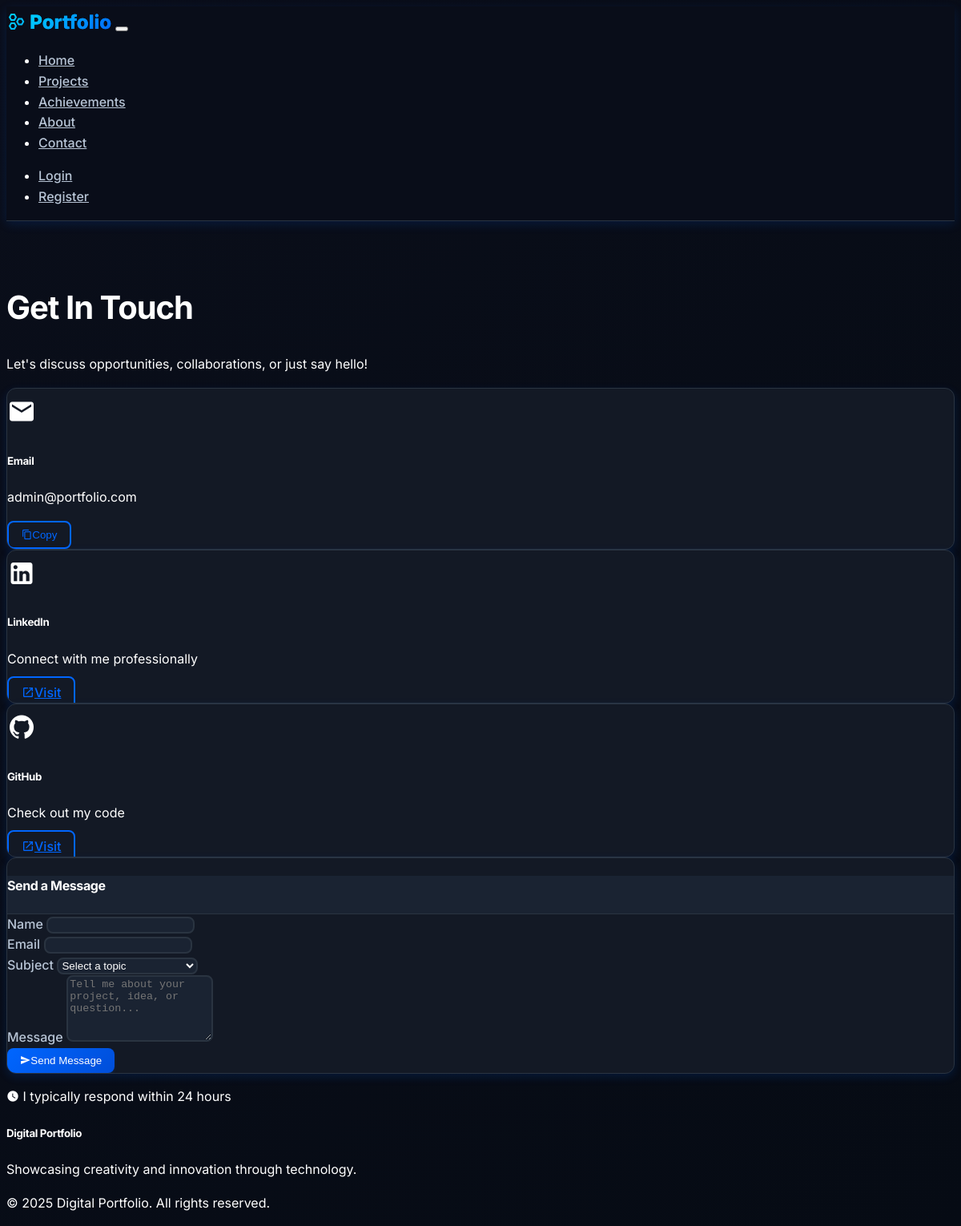
/contact, run on an earlier commit of the app's database.
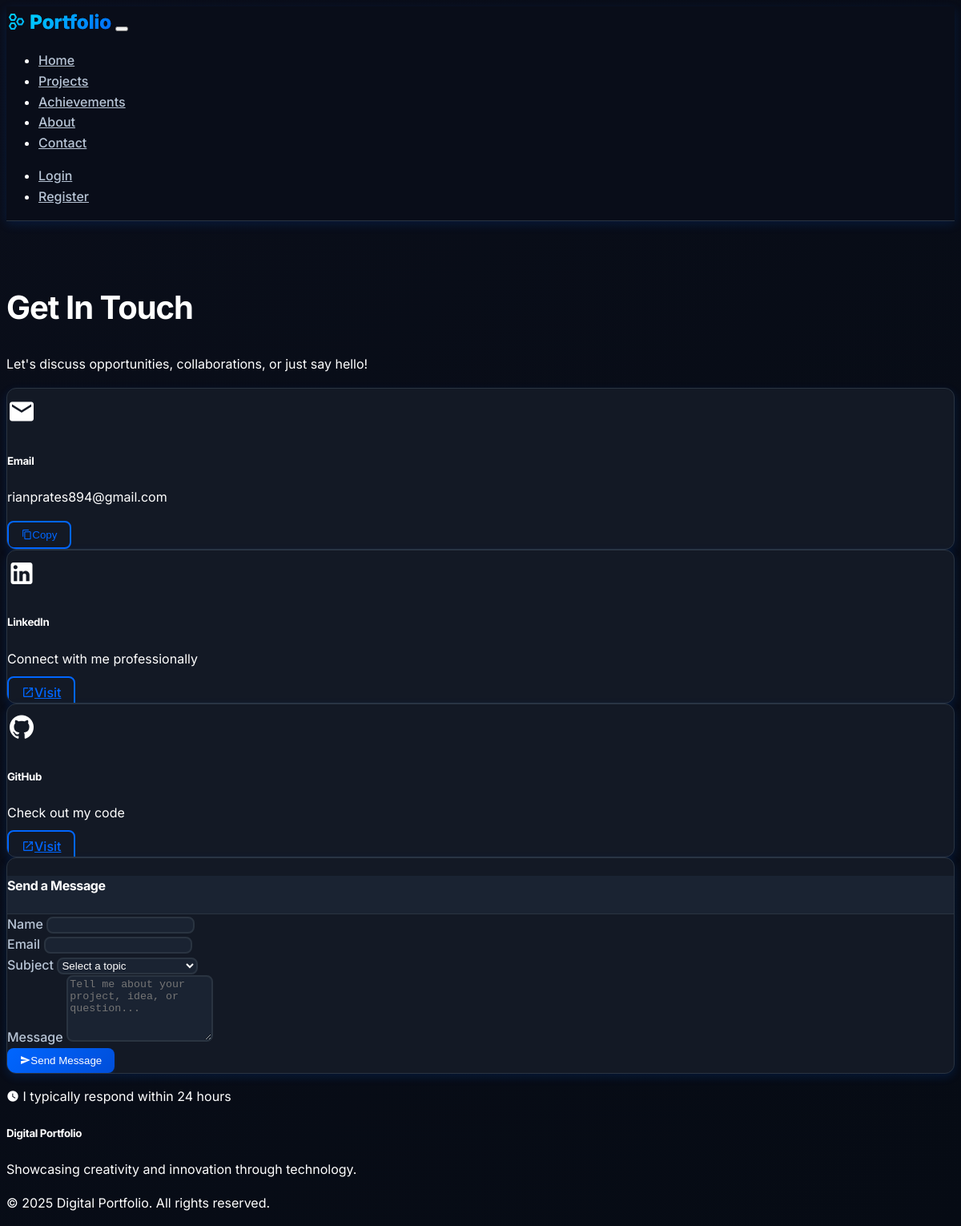
And on a later commit of the database.
### models.py (models this page shows)
class User(UserMixin, db.Model):
    id = db.Column(db.Integer, primary_key=True)
    username = db.Column(db.String(64), unique=True, nullable=False)
    email = db.Column(db.String(120), unique=True, nullable=False)
    password_hash = db.Column(db.String(256), nullable=False)
    full_name = db.Column(db.String(100))
    bio = db.Column(Text)
    profile_image = db.Column(db.String(200))
    linkedin_url = db.Column(db.String(300))
    github_url = db.Column(db.String(300))
    is_owner = db.Column(db.Boolean, default=False)
    created_at = db.Column(db.DateTime, default=datetime.utcnow)
    comments = db.relationship('Comment', backref='author', lazy=True)
    likes = db.relationship('Like', backref='user', lazy=True)

### routes/public.py (the view)
@public_bp.route('/contact')
def contact():
    owner = User.query.filter_by(is_owner=True).first()
    return render_template('contact.html', owner=owner)

### templates/contact.html (shortened to what this page needs)
{% extends "base.html" %}
{% block content %}
<div class="container py-5">
    <div class="row">
        <div class="col-lg-8 mx-auto">
            <div class="text-center mb-5">
                <h1 class="fw-bold">Get In Touch</h1>
                <p class="lead text-muted">Let's discuss opportunities, collaborations, or just say hello!</p>
            </div>
            <div class="row mb-5">
                <div class="col-md-4 mb-4">
                    <div class="card text-center h-100">
                        <div class="card-body">
                            <i class="mdi mdi-email mdi-36px text-primary mb-3"></i>
                            <h5 class="card-title">Email</h5>
                            {% if owner %}
                            <p class="card-text">{{ owner.email }}</p>
                            <button class="btn btn-outline-primary btn-sm" onclick="copyToClipboard('{{ owner.email }}')">
                                <i class="mdi mdi-content-copy me-1"></i>Copy
                            </button>
                            {% else %}
                            <p class="card-text">admin@portfolio.com</p>
                            {% endif %}
                        </div>
                    </div>
                </div>
                <div class="col-md-4 mb-4">
                    <div class="card text-center h-100">
                        <div class="card-body">
                            <i class="mdi mdi-linkedin mdi-36px text-primary mb-3"></i>
                            <h5 class="card-title">LinkedIn</h5>
                            <p class="card-text">Connect with me professionally</p>
                            <a href="https://linkedin.com" target="_blank" class="btn btn-outline-primary btn-sm">
                                <i class="mdi mdi-open-in-new me-1"></i>Visit
                            </a>
                        </div>
                    </div>
                </div>
                <div class="col-md-4 mb-4">
                    <div class="card text-center h-100">
                        <div class="card-body">
                            <i class="mdi mdi-github mdi-36px text-primary mb-3"></i>
                            <h5 class="card-title">GitHub</h5>
                            <p class="card-text">Check out my code</p>
                            <a href="https://github.com" target="_blank" class="btn btn-outline-primary btn-sm">
                                <i class="mdi mdi-open-in-new me-1"></i>Visit
                            </a>
                        </div>
                    </div>
                </div>
            </div>
            <div class="card">
                <div class="card-header">
                    <h4 class="mb-0">Send a Message</h4>
                </div>
                <div class="card-body">
                    <form id="contactForm">
                        <div class="row">
                            <div class="col-md-6 mb-3">
                                <label for="name" class="form-label">Name</label>
                                <input type="text" class="form-control" id="name" required>
                            </div>
                            <div class="col-md-6 mb-3">
                                <label for="email" class="form-label">Email</label>
                                <input type="email" class="form-control" id="email" required>
                            </div>
                        </div>
                        <div class="mb-3">
                            <label for="subject" class="form-label">Subject</label>
                            <select class="form-select" id="subject" required>
                                <option value="">Select a topic</option>
                            </select>
                        </div>
                        <div class="mb-3">
                            <label for="message" class="form-label">Message</label>
                            <textarea class="form-control" id="message" rows="5"
                                    placeholder="Tell me about your project, idea, or question..." required></textarea>
                        </div>
                        <button type="submit" class="btn btn-primary">
                            <i class="mdi mdi-send me-2"></i>Send Message
                        </button>
                    </form>
                </div>
            </div>
            <div class="text-center mt-5">
                <p class="text-muted">
                    <i class="mdi mdi-clock me-1"></i>
                    I typically respond within 24 hours
                </p>
            </div>
        </div>
    </div>
</div>
{% endblock %}

### templates/base.html (shortened to what this page needs)
<!DOCTYPE html>
<html lang="en" data-bs-theme="dark">
<head>
    <link href="https://cdn.replit.com/agent/bootstrap-agent-dark-theme.min.css" rel="stylesheet">
    <link href="https://cdn.materialdesignicons.com/7.2.96/css/materialdesignicons.min.css" rel="stylesheet">
    <link href="{{ url_for('static', filename='css/custom.css') }}" rel="stylesheet">
</head>
<body>
    <nav class="navbar navbar-expand-lg fixed-top">
        <div class="container">
            <a class="navbar-brand" href="{{ url_for('public.index') }}">
                <i class="mdi mdi-hexagon-multiple-outline me-2"></i>
                <span class="text-gradient">Portfolio</span>
            </a>
            <button class="navbar-toggler" type="button" data-bs-toggle="collapse" data-bs-target="#navbarNav">
            </button>
            <div class="collapse navbar-collapse" id="navbarNav">
                <ul class="navbar-nav me-auto">
                    <li class="nav-item">
                        <a class="nav-link" href="{{ url_for('public.index') }}">Home</a>
                    </li>
                    <li class="nav-item">
                        <a class="nav-link" href="{{ url_for('public.projects') }}">Projects</a>
                    </li>
                    <li class="nav-item">
                        <a class="nav-link" href="{{ url_for('public.achievements') }}">Achievements</a>
                    </li>
                    <li class="nav-item">
                        <a class="nav-link" href="{{ url_for('public.about') }}">About</a>
                    </li>
                    <li class="nav-item">
                        <a class="nav-link" href="{{ url_for('public.contact') }}">Contact</a>
                    </li>
                </ul>
                <ul class="navbar-nav">
                    {% if current_user.is_authenticated %}
                        {% if current_user.is_owner %}
                            <li class="nav-item">
                                <a class="nav-link" href="{{ url_for('admin.dashboard') }}">
                                    <i class="mdi mdi-view-dashboard me-1"></i>Admin
                                </a>
                            </li>
                        {% endif %}
                        <li class="nav-item dropdown">
                            <a class="nav-link dropdown-toggle" href="#" role="button" data-bs-toggle="dropdown">
                                <i class="mdi mdi-account me-1"></i>{{ current_user.username }}
                            </a>
                            <ul class="dropdown-menu">
                                <li><a class="dropdown-item" href="{{ url_for('auth.profile') }}">Profile</a></li>
                                <li><hr class="dropdown-divider"></li>
                                <li><a class="dropdown-item" href="{{ url_for('auth.logout') }}">Logout</a></li>
                            </ul>
                        </li>
                    {% else %}
                        <li class="nav-item">
                            <a class="nav-link" href="{{ url_for('auth.login') }}">Login</a>
                        </li>
                        <li class="nav-item">
                            <a class="nav-link" href="{{ url_for('auth.register') }}">Register</a>
                        </li>
                    {% endif %}
                </ul>
            </div>
        </div>
    </nav>
    <main>
        {% block content %}{% endblock %}
    </main>
    <footer class="bg-dark text-light py-4 mt-5">
        <div class="container">
            <div class="row">
                <div class="col-md-6">
                    <h5>Digital Portfolio</h5>
                    <p class="text-muted">Showcasing creativity and innovation through technology.</p>
                </div>
                <div class="col-md-6 text-end">
                    <p class="text-muted">&copy; 2025 Digital Portfolio. All rights reserved.</p>
                </div>
            </div>
        </div>
    </footer>
</body>
</html>

### static/css/custom.css (style rules this page uses)
:root { --primary-blue: #0066ff; --secondary-blue: #004ed9; --accent-cyan: #00d4ff; --success-green: #00c851; --warning-orange: #ff8800; --danger-red: #ff4444; --dark-bg: #0a0e1a; --darker-bg: #060b14; --card-bg: #131925; --surface-bg: #1a2332; --border-color: #2a3441; --text-primary: #ffffff; --text-secondary: #b8c5d6; --text-muted: #7a8999; --text-accent: var(--accent-cyan); --gradient-primary: linear-gradient(135deg, var(--primary-blue), var(--secondary-blue)); --gradient-accent: linear-gradient(135deg, var(--accent-cyan), var(--primary-blue)); --gradient-dark: linear-gradient(135deg, var(--dark-bg), var(--darker-bg)); --shadow-sm: 0 2px 4px rgba(0, 102, 255, 0.1); --shadow-md: 0 4px 12px rgba(0, 102, 255, 0.15); --shadow-lg: 0 8px 24px rgba(0, 102, 255, 0.2); --shadow-glow: 0 0 20px rgba(0, 212, 255, 0.3); --font-mono: 'JetBrains Mono', 'Fira Code', Consolas, monospace; --font-tech: 'Inter', -apple-system, BlinkMacSystemFont, system-ui, sans-serif; }
body { background: var(--gradient-dark); font-family: var(--font-tech); color: var(--text-primary); line-height: 1.6; min-height: 100vh; }
h1, h2, h3, h4, h5, h6 { font-weight: 700; letter-spacing: -0.025em; }
h1 { font-size: 2.5rem; }
.text-gradient { background: var(--gradient-accent); -webkit-background-clip: text; -webkit-text-fill-color: transparent; background-clip: text; }
.navbar { background: rgba(10, 14, 26, 0.95) !important; backdrop-filter: blur(20px); border-bottom: 1px solid var(--border-color); box-shadow: var(--shadow-md); transition: all 0.3s ease; }
.navbar-brand { font-weight: 800; font-size: 1.5rem; background: var(--gradient-accent); -webkit-background-clip: text; -webkit-text-fill-color: transparent; background-clip: text; }
.nav-link { color: var(--text-secondary) !important; font-weight: 500; transition: all 0.3s ease; position: relative; }
.card { background: var(--card-bg) !important; border: 1px solid var(--border-color) !important; border-radius: 12px !important; box-shadow: var(--shadow-md); transition: all 0.3s ease; overflow: hidden; }
.card-header { background: var(--surface-bg) !important; border-bottom: 1px solid var(--border-color) !important; font-weight: 600; }
.btn { font-weight: 500; border-radius: 8px; padding: 0.5rem 1rem; transition: all 0.3s ease; border: none; }
.btn-primary { background: var(--gradient-primary) !important; color: white !important; box-shadow: var(--shadow-sm); }
.btn-outline-primary { border: 2px solid var(--primary-blue) !important; color: var(--primary-blue) !important; background: transparent !important; }
.form-control, .form-select { background: var(--surface-bg) !important; border: 2px solid var(--border-color) !important; color: var(--text-primary) !important; border-radius: 8px; transition: all 0.3s ease; }
.form-label { color: var(--text-secondary); font-weight: 500; margin-bottom: 0.5rem; }
.btn-primary { position: relative; overflow: hidden; }
.btn-primary::before { content: ''; position: absolute; top: 0; left: -100%; width: 100%; height: 100%; background: linear-gradient(90deg, transparent, rgba(255,255,255,0.2), transparent); transition: left 0.5s; }

What changed in the data, as far as the page shows it:
changed User: email "admin@portfolio.com" → "rianprates894@gmail.com"
